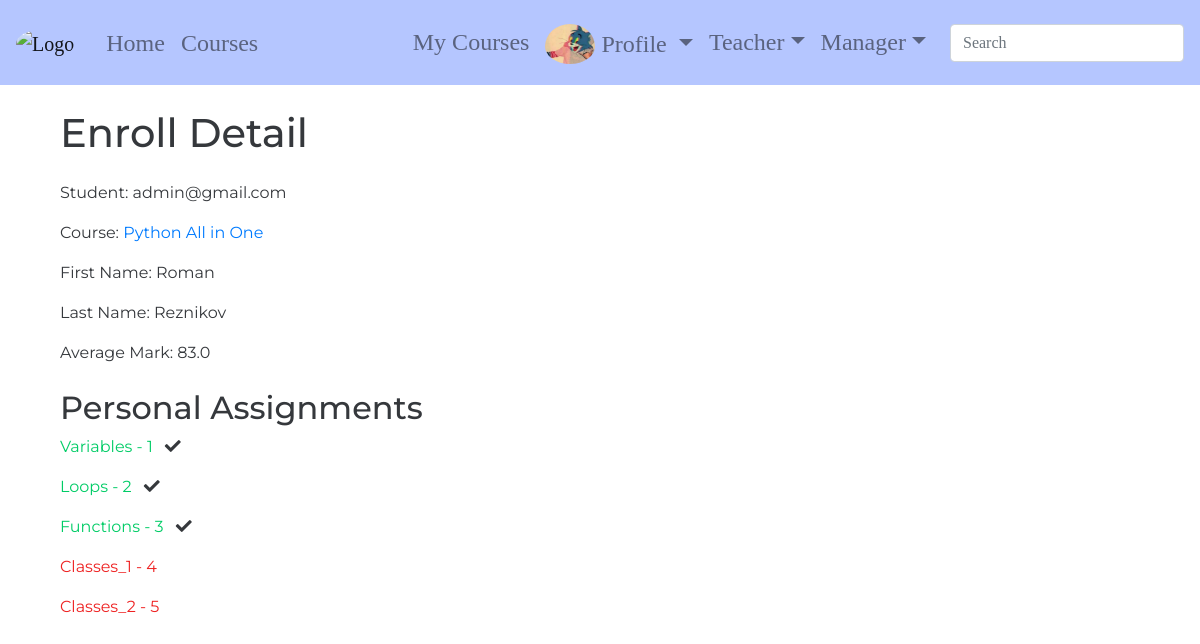
The page /courses/teacher/python/python-all-in-one/enrolls/7/ (signed in) on the database as committed earlier.
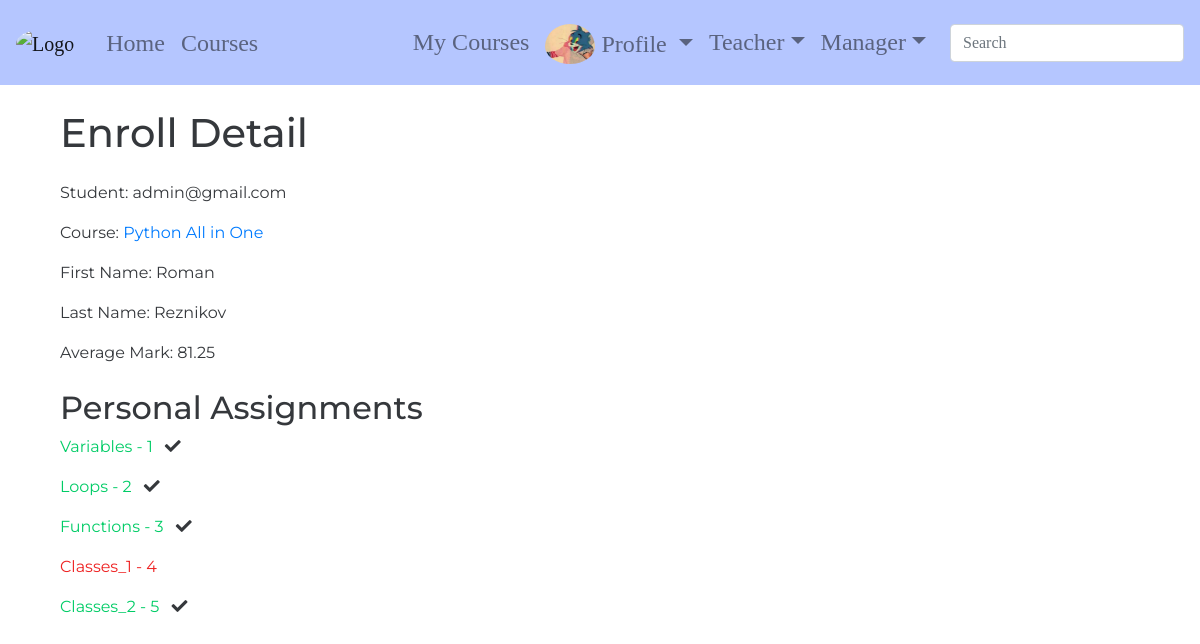
The same page on the database as committed later.
### courses/models.py (models this page shows, shortened)
class Enroll(models.Model):
    course_instance = models.ForeignKey(CourseInstance, related_name='enrolls', on_delete=models.CASCADE)
    student = models.ForeignKey('accounts.CustomUser', related_name='enrolls', on_delete=models.CASCADE)
    is_course_finished = models.BooleanField(default=False)
    @property
    def average_mark(self):
        marks = [m['grade'] for m in self.personal_assignments.filter(enroll=self).filter(is_completed=True).values('grade')]
        try:
            return round(float(sum(marks) / len(marks)), 2)
        except ZeroDivisionError:
            return 0

class PersonalAssignment(models.Model):
    course_instance_assignment = models.ForeignKey(CourseInstanceAssignment,
                                                   related_name='personal_assignments',
                                                   on_delete=models.CASCADE)
    enroll = models.ForeignKey(Enroll, related_name='personal_assignments', on_delete=models.CASCADE)
    answer_field = models.TextField(null=True, blank=True)
    answer_file = models.FileField(null=True, blank=True, upload_to=student_answers_directory_path)
    is_completed = models.BooleanField(default=False)
    grade = models.SmallIntegerField(
        blank=True,
        null=True,
        default=0,
        validators=[
            MinValueValidator(0),
            MaxValueValidator(100),
        ]
    )
    completion_date = models.DateTimeField(null=True, blank=True)
    @property
    def is_deadline_missed(self):
        if self.course_instance_assignment.start_date and self.course_instance_assignment.end_date:
            return self.course_instance_assignment.end_date < timezone.now()
        return False

class Assignment(models.Model):
    title = models.CharField(max_length=100, )
    content = RichTextUploadingField()
    start_date = models.DateTimeField()
    end_date = models.DateTimeField(null=True, blank=True)

class CourseInstance(models.Model):
    course = models.ForeignKey(Course, related_name='instances', on_delete=models.CASCADE)
    slug = models.SlugField(allow_unicode=True, unique=True)
    sub_title = models.CharField(max_length=100, null=True, blank=True)
    min_mark = models.SmallIntegerField(
        validators=[
            MinValueValidator(0),
            MaxValueValidator(100),
        ]
    )
    start_date = models.DateField(null=True, blank=True)
    end_date = models.DateField(null=True, blank=True)
    def __str__(self):
        if self.sub_title == self.course.base_title:
            return f"{self.course} - {self.pk}"
        return f"{self.sub_title}"

class Course(models.Model):
    base_title = models.CharField(max_length=100)
    description = models.TextField(null=True, blank=True)
    slug = models.SlugField(allow_unicode=True, unique=True)

### accounts/models.py (models this page shows, shortened)
class CustomUser(AbstractUser, PermissionsMixin):
    email = models.EmailField(verbose_name='email', max_length=60, unique=True)
    username = models.CharField(max_length=30, unique=True)
    date_joined = models.DateTimeField(verbose_name='date joined', auto_now_add=True)
    last_login = models.DateTimeField(verbose_name='last login', auto_now=True)
    is_admin = models.BooleanField(default=False)
    is_active = models.BooleanField(default=True)
    is_staff = models.BooleanField(default=False)
    is_superuser = models.BooleanField(default=False)
    USERNAME_FIELD = 'email'
    REQUIRED_FIELDS = ['username', ]
    objects = CustomUserManager()
    def __str__(self):
        return self.email

class Profile(models.Model):
    user = models.OneToOneField(settings.AUTH_USER_MODEL, related_name='profile', on_delete=models.CASCADE)
    first_name = models.CharField(max_length=40, null=True, blank=True)
    last_name = models.CharField(max_length=40, null=True, blank=True)
    phone = PhoneNumberField(max_length=20, null=True, blank=True)
    date_of_birth = models.DateField(null=True, blank=True)
    bio = models.TextField(null=True, blank=True)
    profile_pic = models.ImageField(null=True, blank=True, upload_to='images/profile_pics',
                                    default=get_default_profile_pic)

### courses/views.py (the view)
class EnrollTeacherDetail(LoginRequiredMixin,
                          GroupRequiredMixin,
                          generic.DetailView):
    model = course_models.Enroll
    group_required = 'teachers'
    template_name = 'courses/enroll_teacher_detail.html'
    context_object_name = 'enroll'
    def get_object(self, queryset=None):
        course_instance = get_object_or_404(
            course_models.CourseInstance,
            course__slug=self.kwargs.get('course_slug'),
            slug=self.kwargs.get('instance_slug'),
        )
        return get_object_or_404(
            course_models.Enroll,
            course_instance=course_instance,
            pk=self.kwargs.get('enroll_pk')
        )

### accounts/templatetags/accounts_extras.py (called while the page is built)
@register.filter(name='has_group')
def has_group(user, group_name):
    return user.groups.filter(name=group_name).exists()

### courses/templates/courses/enroll_teacher_detail.html (shortened to what this page needs)
{% extends 'base.html' %}
{% block content %}
    <div class="container">
        <h1 class="mb-4">Enroll Detail</h1>
        <div class="enroll-personal-details">
            <p>Student: {{ enroll.student }}</p>
            <p>
                Course: <a href="{% url 'courses:course-instance-teacher-detail' course_slug=enroll.course_instance.course.slug instance_slug=enroll.course_instance.slug %}">{{ enroll.course_instance }}</a>
            </p>
            <p>First Name: {{ enroll.student.profile.first_name }}</p>
            <p>Last Name: {{ enroll.student.profile.last_name }}</p>
            <p>Average Mark: {{ enroll.average_mark }}</p>
        </div>
    <div class="enroll-assignments mt-4">
        <h2>Personal Assignments</h2>
        {% if enroll.personal_assignments %}
            {% for personal_assignment in enroll.personal_assignments.all %}
                <p>
                    <a href="{% url 'courses:personal-assignment-teacher-detail' course_slug=enroll.course_instance.course.slug instance_slug=enroll.course_instance.slug enroll_pk=enroll.pk assignment_pk=personal_assignment.pk %}"
                       class="enroll-assignment-link{% if personal_assignment.is_completed %}-completed{% elif personal_assignment.is_deadline_missed %}-deadline{% endif %}">
                        {{ personal_assignment.course_instance_assignment.title }}
                    </a>
                    {% if personal_assignment.is_completed %}
                        <i class="fas fa-check completed_icon ml-2"></i>
                    {% endif %}
                </p>
            {% endfor %}
        {% else %}
            <p>There are no personal assignments.</p>
        {% endif %}
    </div>
    </div>
{% endblock %}

Rows that differ between the two databases and show on the page:
computed for Enroll "admin@gmail.com": average_mark "83.0" → "81.25"
changed PersonalAssignment "Classes_2 - 5": is_completed False → True (drawn)
